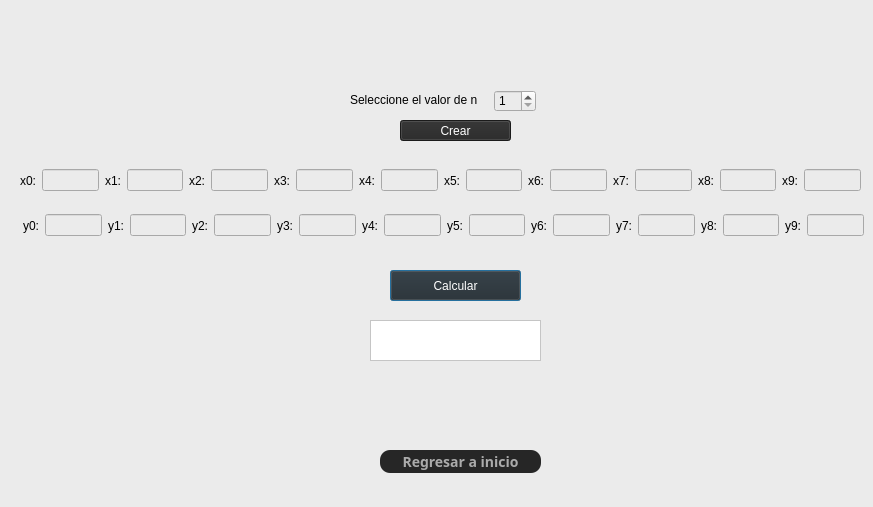
<?xml version="1.0" encoding="UTF-8"?>
<ui version="4.0">
 <class>Dialog</class>
 <widget class="QDialog" name="Dialog">
  <property name="geometry">
   <rect>
    <x>0</x>
    <y>0</y>
    <width>873</width>
    <height>507</height>
   </rect>
  </property>
  <property name="windowTitle">
   <string>Dialog</string>
  </property>
  <property name="styleSheet">
   <string notr="true">background-color: rgb(235, 235, 235);</string>
  </property>
  <widget class="QSpinBox" name="nBox">
   <property name="geometry">
    <rect>
     <x>494</x>
     <y>90</y>
     <width>42</width>
     <height>22</height>
    </rect>
   </property>
   <property name="minimum">
    <number>1</number>
   </property>
   <property name="maximum">
    <number>10</number>
   </property>
  </widget>
  <widget class="QLabel" name="label">
   <property name="geometry">
    <rect>
     <x>350</x>
     <y>90</y>
     <width>131</width>
     <height>20</height>
    </rect>
   </property>
   <property name="text">
    <string>Seleccione el valor de n +1: </string>
   </property>
  </widget>
  <widget class="QWidget" name="layoutWidget">
   <property name="geometry">
    <rect>
     <x>23</x>
     <y>210</y>
     <width>841</width>
     <height>31</height>
    </rect>
   </property>
   <layout class="QHBoxLayout" name="lyy">
    <item>
     <widget class="QLabel" name="labely0">
      <property name="text">
       <string>y0:</string>
      </property>
     </widget>
    </item>
    <item>
     <widget class="QLineEdit" name="y0">
      <property name="styleSheet">
       <string notr="true"/>
      </property>
     </widget>
    </item>
    <item>
     <widget class="QLabel" name="labely1">
      <property name="text">
       <string>y1:</string>
      </property>
     </widget>
    </item>
    <item>
     <widget class="QLineEdit" name="y1"/>
    </item>
    <item>
     <widget class="QLabel" name="labely2">
      <property name="text">
       <string>y2:</string>
      </property>
     </widget>
    </item>
    <item>
     <widget class="QLineEdit" name="y2"/>
    </item>
    <item>
     <widget class="QLabel" name="labely3">
      <property name="text">
       <string>y3:</string>
      </property>
     </widget>
    </item>
    <item>
     <widget class="QLineEdit" name="y3"/>
    </item>
    <item>
     <widget class="QLabel" name="labely4">
      <property name="text">
       <string>y4:</string>
      </property>
     </widget>
    </item>
    <item>
     <widget class="QLineEdit" name="y4"/>
    </item>
    <item>
     <widget class="QLabel" name="labely5">
      <property name="text">
       <string>y5:</string>
      </property>
     </widget>
    </item>
    <item>
     <widget class="QLineEdit" name="y5"/>
    </item>
    <item>
     <widget class="QLabel" name="labely6">
      <property name="text">
       <string>y6:</string>
      </property>
     </widget>
    </item>
    <item>
     <widget class="QLineEdit" name="y6"/>
    </item>
    <item>
     <widget class="QLabel" name="labely7">
      <property name="text">
       <string>y7:</string>
      </property>
     </widget>
    </item>
    <item>
     <widget class="QLineEdit" name="y7"/>
    </item>
    <item>
     <widget class="QLabel" name="labely8">
      <property name="text">
       <string>y8:</string>
      </property>
     </widget>
    </item>
    <item>
     <widget class="QLineEdit" name="y8"/>
    </item>
    <item>
     <widget class="QLabel" name="labely9">
      <property name="text">
       <string>y9:</string>
      </property>
     </widget>
    </item>
    <item>
     <widget class="QLineEdit" name="y9"/>
    </item>
   </layout>
  </widget>
  <widget class="QTextEdit" name="resultTxt">
   <property name="geometry">
    <rect>
     <x>370</x>
     <y>320</y>
     <width>171</width>
     <height>41</height>
    </rect>
   </property>
   <property name="styleSheet">
    <string notr="true">background-color: rgb(255, 255, 255);</string>
   </property>
  </widget>
  <widget class="QPushButton" name="calcBtn">
   <property name="geometry">
    <rect>
     <x>390</x>
     <y>270</y>
     <width>131</width>
     <height>31</height>
    </rect>
   </property>
   <property name="styleSheet">
    <string notr="true">background-color: rgb(38, 38, 38);
color: white;</string>
   </property>
   <property name="text">
    <string>Calcular</string>
   </property>
  </widget>
  <widget class="QPushButton" name="crearBtn">
   <property name="geometry">
    <rect>
     <x>400</x>
     <y>120</y>
     <width>111</width>
     <height>21</height>
    </rect>
   </property>
   <property name="styleSheet">
    <string notr="true">background-color: rgb(38, 38, 38);
color: white;</string>
   </property>
   <property name="text">
    <string>Crear</string>
   </property>
  </widget>
  <widget class="QWidget" name="layoutWidget">
   <property name="geometry">
    <rect>
     <x>20</x>
     <y>160</y>
     <width>841</width>
     <height>41</height>
    </rect>
   </property>
   <layout class="QHBoxLayout" name="lyx">
    <item>
     <widget class="QLabel" name="labelx0">
      <property name="text">
       <string>x0:</string>
      </property>
     </widget>
    </item>
    <item>
     <widget class="QLineEdit" name="x0">
      <property name="styleSheet">
       <string notr="true"/>
      </property>
     </widget>
    </item>
    <item>
     <widget class="QLabel" name="labelx1">
      <property name="text">
       <string>x1:</string>
      </property>
     </widget>
    </item>
    <item>
     <widget class="QLineEdit" name="x1"/>
    </item>
    <item>
     <widget class="QLabel" name="labelx2">
      <property name="text">
       <string>x2:</string>
      </property>
     </widget>
    </item>
    <item>
     <widget class="QLineEdit" name="x2"/>
    </item>
    <item>
     <widget class="QLabel" name="labelx3">
      <property name="text">
       <string>x3:</string>
      </property>
     </widget>
    </item>
    <item>
     <widget class="QLineEdit" name="x3"/>
    </item>
    <item>
     <widget class="QLabel" name="labelx4">
      <property name="text">
       <string>x4:</string>
      </property>
     </widget>
    </item>
    <item>
     <widget class="QLineEdit" name="x4"/>
    </item>
    <item>
     <widget class="QLabel" name="labelx5">
      <property name="text">
       <string>x5:</string>
      </property>
     </widget>
    </item>
    <item>
     <widget class="QLineEdit" name="x5"/>
    </item>
    <item>
     <widget class="QLabel" name="labelx6">
      <property name="text">
       <string>x6:</string>
      </property>
     </widget>
    </item>
    <item>
     <widget class="QLineEdit" name="x6"/>
    </item>
    <item>
     <widget class="QLabel" name="labelx7">
      <property name="text">
       <string>x7:</string>
      </property>
     </widget>
    </item>
    <item>
     <widget class="QLineEdit" name="x7"/>
    </item>
    <item>
     <widget class="QLabel" name="labelx8">
      <property name="text">
       <string>x8:</string>
      </property>
     </widget>
    </item>
    <item>
     <widget class="QLineEdit" name="x8"/>
    </item>
    <item>
     <widget class="QLabel" name="labelx9">
      <property name="text">
       <string>x9:</string>
      </property>
     </widget>
    </item>
    <item>
     <widget class="QLineEdit" name="x9"/>
    </item>
   </layout>
  </widget>
  <widget class="QPushButton" name="inicioBtn">
   <property name="geometry">
    <rect>
     <x>380</x>
     <y>450</y>
     <width>161</width>
     <height>23</height>
    </rect>
   </property>
   <property name="font">
    <font>
     <family>Bahnschrift Light SemiCondensed</family>
     <pointsize>-1</pointsize>
     <weight>75</weight>
     <italic>false</italic>
     <bold>true</bold>
    </font>
   </property>
   <property name="styleSheet">
    <string notr="true">QPushButton {
    background-color: #262626;
    border-radius: 10px;
    font: bold 14px;
	color: #ABABAB;
}</string>
   </property>
   <property name="text">
    <string>Regresar a inicio</string>
   </property>
  </widget>
 </widget>
 <resources/>
 <connections/>
</ui>
